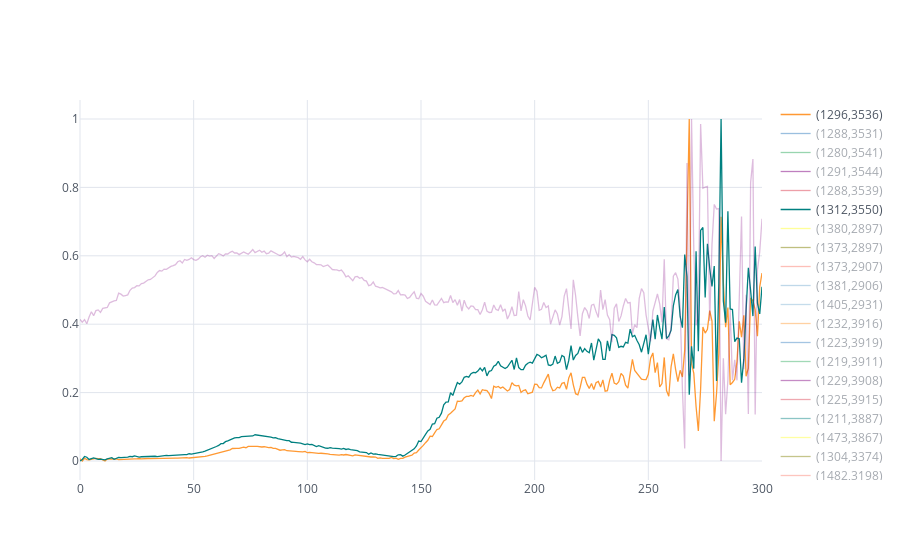

The notebook cell this image was saved under:
### Code cell
X, Y = 617173.243332,  4875981.89213
latlon = utm.to_latlon(easting=X, northing=Y, northern=True, zone_number=17)
m = folium.Map(location=latlon, detect_retina=True, zoom_start=16)

trainLoaderPixel = torch.utils.data.DataLoader(dataset=trainDatasetPixel, batch_size=1, shuffle=False)
columns=[]
targets=[]
pixels =[]

for i, (pixel, target, row, col) in enumerate(trainLoaderPixel):
    coords = list(zip(row.tolist(), col.tolist()))    
    for i, (r,c) in enumerate(coords):
        r = int(r)
        c = int(c)
        rc = (r,c)        
        columns.append(f"({r},{c})")
        pixels.append(pixel.numpy()[i])

        this = trainDatasetPixel.groundTruth['row,col']==rc
        gt = trainDatasetPixel.groundTruth[this]['Covertype'].tolist()[-1]
        Y = trainDatasetPixel.groundTruth[this]['Xutm'].tolist()[-1]
        X = trainDatasetPixel.groundTruth[this]['Yutm'].tolist()[-1]        
        
        latlon = utm.to_latlon(easting=X, northing=Y, northern=True, zone_number=17)
        folium.Marker(latlon, popup=f"""LatLon: {latlon} <br> Pixel: {rc} <br>""").add_to(m)

        
        #df = pd.DataFrame(pixel.numpy()[i], columns=[rc])
        #html = ply.offline.plot(df.iplot(asFigure=True), include_plotlyjs=False, output_type='div')
        #html = folium.Html(html)
        #popup = folium.Popup(html=html, parse_html=True )
        #folium.Marker(latlon, popup=popup).add_to(m)        

pixels = np.array(pixels).T
print(pixels.shape)
df = pd.DataFrame(pixels, columns=columns)
df.iplot()
        
upperLeft, bottomRight =  trainDatasetPixel.bounds
upperLeft   = utm.to_latlon(easting=upperLeft[0], northing=upperLeft[1], northern=True, zone_number=17)
bottomRight = utm.to_latlon(easting=bottomRight[0], northing=bottomRight[1], northern=True, zone_number=17)

folium.Marker(upperLeft, popup=f'Upper Left').add_to(m)
folium.Marker(bottomRight, popup=f'Bottom Right').add_to(m)

#box = np.zeros((trainDatasetPixel.gdalImage.RasterYSize, trainDatasetPixel.gdalImage.RasterXSize))
box = np.zeros((101,101))
box[0, :] = 1.0
box[100, :] = 1.0
box[:, 0] = 1.0
box[:, 100] = 1.0

folium.raster_layers.ImageOverlay(image=box, bounds=[upperLeft, bottomRight], colormap=lambda x: (1, 0, 0, x)).add_to(m)

# folium.raster_layers.ImageOverlay(name='HyperSpectral UofT', image=trainDatasetPixel.RGB, bounds=[top, bottom], opacity=0.6).add_to(m)    
display(m)

### Figure 1 — Plotly figure (JSON) as saved in the notebook; plotly's stock layout.template omitted (floating-point values rounded to 4 significant figures; data arrays with more than 128 entries replaced by an {"elided": "..."} marker saying what was removed)
{"data": [{"line": {"color": "rgba(255, 153, 51, 1.0)", "dash": "solid", "shape": "linear", "width": 1.3}, "mode": "lines", "name": "(1296,3536)", "text": "", "type": "scatter", "uid": "64bc9d58-f013-11e8-97b3-8c8590b2ceaf", "visible": true, "x": {"elided": "301 int values"}, "y": {"elided": "301 float values"}}, {"line": {"color": "rgba(55, 128, 191, 1.0)", "dash": "solid", "shape": "linear", "width": 1.3}, "mode": "lines", "name": "(1288,3531)", "text": "", "type": "scatter", "uid": "64bc9eb6-f013-11e8-9d98-8c8590b2ceaf", "visible": "legendonly", "x": {"elided": "301 int values"}, "y": {"elided": "301 float values"}}, {"line": {"color": "rgba(50, 171, 96, 1.0)", "dash": "solid", "shape": "linear", "width": 1.3}, "mode": "lines", "name": "(1280,3541)", "text": "", "type": "scatter", "uid": "64bc9f74-f013-11e8-bd21-8c8590b2ceaf", "visible": "legendonly", "x": {"elided": "301 int values"}, "y": {"elided": "301 float values"}}, {"line": {"color": "rgba(128, 0, 128, 1.0)", "dash": "solid", "shape": "linear", "width": 1.3}, "mode": "lines", "name": "(1291,3544)", "text": "", "type": "scatter", "uid": "64bca014-f013-11e8-98de-8c8590b2ceaf", "visible": "legendonly", "x": {"elided": "301 int values"}, "y": {"elided": "301 float values"}}, {"line": {"color": "rgba(219, 64, 82, 1.0)", "dash": "solid", "shape": "linear", "width": 1.3}, "mode": "lines", "name": "(1288,3539)", "text": "", "type": "scatter", "uid": "64bca0a8-f013-11e8-b73b-8c8590b2ceaf", "visible": "legendonly", "x": {"elided": "301 int values"}, "y": {"elided": "301 float values"}}, {"line": {"color": "rgba(0, 128, 128, 1.0)", "dash": "solid", "shape": "linear", "width": 1.3}, "mode": "lines", "name": "(1312,3550)", "text": "", "type": "scatter", "uid": "64bca136-f013-11e8-bdd5-8c8590b2ceaf", "visible": true, "x": {"elided": "301 int values"}, "y": {"elided": "301 float values"}}, {"line": {"color": "rgba(255, 255, 51, 1.0)", "dash": "solid", "shape": "linear", "width": 1.3}, "mode": "lines", "name": "(1380,2897)", "text": "", "type": "scatter", "uid": "64bca1cc-f013-11e8-ae59-8c8590b2ceaf", "visible": "legendonly", "x": {"elided": "301 int values"}, "y": {"elided": "301 float values"}}, {"line": {"color": "rgba(128, 128, 0, 1.0)", "dash": "solid", "shape": "linear", "width": 1.3}, "mode": "lines", "name": "(1373,2897)", "text": "", "type": "scatter", "uid": "64bca258-f013-11e8-871a-8c8590b2ceaf", "visible": "legendonly", "x": {"elided": "301 int values"}, "y": {"elided": "301 float values"}}, {"line": {"color": "rgba(251, 128, 114, 1.0)", "dash": "solid", "shape": "linear", "width": 1.3}, "mode": "lines", "name": "(1373,2907)", "text": "", "type": "scatter", "uid": "64bca2e4-f013-11e8-bd3a-8c8590b2ceaf", "visible": "legendonly", "x": {"elided": "301 int values"}, "y": {"elided": "301 float values"}}, {"line": {"color": "rgba(128, 177, 211, 1.0)", "dash": "solid", "shape": "linear", "width": 1.3}, "mode": "lines", "name": "(1381,2906)", "text": "", "type": "scatter", "uid": "64bca37a-f013-11e8-a891-8c8590b2ceaf", "visible": "legendonly", "x": {"elided": "301 int values"}, "y": {"elided": "301 float values"}}, {"line": {"color": "rgba(128, 177, 211, 0.9080459770114941)", "dash": "solid", "shape": "linear", "width": 1.3}, "mode": "lines", "name": "(1405,2931)", "text": "", "type": "scatter", "uid": "64bca406-f013-11e8-9d7d-8c8590b2ceaf", "visible": "legendonly", "x": {"elided": "301 int values"}, "y": {"elided": "301 float values"}}, {"line": {"color": "rgba(255, 153, 51, 0.9080459770114941)", "dash": "solid", "shape": "linear", "width": 1.3}, "mode": "lines", "name": "(1232,3916)", "text": "", "type": "scatter", "uid": "64bca492-f013-11e8-9fde-8c8590b2ceaf", "visible": "legendonly", "x": {"elided": "301 int values"}, "y": {"elided": "301 float values"}}, {"line": {"color": "rgba(55, 128, 191, 0.9080459770114941)", "dash": "solid", "shape": "linear", "width": 1.3}, "mode": "lines", "name": "(1223,3919)", "text": "", "type": "scatter", "uid": "64bca528-f013-11e8-a924-8c8590b2ceaf", "visible": "legendonly", "x": {"elided": "301 int values"}, "y": {"elided": "301 float values"}}, {"line": {"color": "rgba(50, 171, 96, 0.9080459770114941)", "dash": "solid", "shape": "linear", "width": 1.3}, "mode": "lines", "name": "(1219,3911)", "text": "", "type": "scatter", "uid": "64bca5b4-f013-11e8-9247-8c8590b2ceaf", "visible": "legendonly", "x": {"elided": "301 int values"}, "y": {"elided": "301 float values"}}, {"line": {"color": "rgba(128, 0, 128, 0.9080459770114941)", "dash": "solid", "shape": "linear", "width": 1.3}, "mode": "lines", "name": "(1229,3908)", "text": "", "type": "scatter", "uid": "64bca640-f013-11e8-84ed-8c8590b2ceaf", "visible": "legendonly", "x": {"elided": "301 int values"}, "y": {"elided": "301 float values"}}, {"line": {"color": "rgba(219, 64, 82, 0.9080459770114941)", "dash": "solid", "shape": "linear", "width": 1.3}, "mode": "lines", "name": "(1225,3915)", "text": "", "type": "scatter", "uid": "64bca6d8-f013-11e8-8119-8c8590b2ceaf", "visible": "legendonly", "x": {"elided": "301 int values"}, "y": {"elided": "301 float values"}}, {"line": {"color": "rgba(0, 128, 128, 0.9080459770114941)", "dash": "solid", "shape": "linear", "width": 1.3}, "mode": "lines", "name": "(1211,3887)", "text": "", "type": "scatter", "uid": "64bca762-f013-11e8-9253-8c8590b2ceaf", "visible": "legendonly", "x": {"elided": "301 int values"}, "y": {"elided": "301 float values"}}, {"line": {"color": "rgba(255, 255, 51, 0.9080459770114941)", "dash": "solid", "shape": "linear", "width": 1.3}, "mode": "lines", "name": "(1473,3867)", "text": "", "type": "scatter", "uid": "64bca7ee-f013-11e8-b132-8c8590b2ceaf", "visible": "legendonly", "x": {"elided": "301 int values"}, "y": {"elided": "301 float values"}}, {"line": {"color": "rgba(128, 128, 0, 0.9080459770114941)", "dash": "solid", "shape": "linear", "width": 1.3}, "mode": "lines", "name": "(1304,3374)", "text": "", "type": "scatter", "uid": "64bca886-f013-11e8-91d1-8c8590b2ceaf", "visible": "legendonly", "x": {"elided": "301 int values"}, "y": {"elided": "301 float values"}}, {"line": {"color": "rgba(251, 128, 114, 0.9080459770114941)", "dash": "solid", "shape": "linear", "width": 1.3}, "mode": "lines", "name": "(1482,3198)", "text": "", "type": "scatter", "uid": "64bca91a-f013-11e8-9404-8c8590b2ceaf", "visible": "legendonly", "x": {"elided": "301 int values"}, "y": {"elided": "301 float values"}}, {"line": {"color": "rgba(251, 128, 114, 0.8160919540229885)", "dash": "solid", "shape": "linear", "width": 1.3}, "mode": "lines", "name": "(1695,2914)", "text": "", "type": "scatter", "uid": "64bca9a6-f013-11e8-8db6-8c8590b2ceaf", "visible": "legendonly", "x": {"elided": "301 int values"}, "y": {"elided": "301 float values"}}, {"line": {"color": "rgba(128, 177, 211, 0.8160919540229885)", "dash": "solid", "shape": "linear", "width": 1.3}, "mode": "lines", "name": "(1677,2698)", "text": "", "type": "scatter", "uid": "64bcaa34-f013-11e8-966f-8c8590b2ceaf", "visible": "legendonly", "x": {"elided": "301 int values"}, "y": {"elided": "301 float values"}}, {"line": {"color": "rgba(255, 153, 51, 0.8160919540229885)", "dash": "solid", "shape": "linear", "width": 1.3}, "mode": "lines", "name": "(1118,2803)", "text": "", "type": "scatter", "uid": "64bcaac8-f013-11e8-88c5-8c8590b2ceaf", "visible": "legendonly", "x": {"elided": "301 int values"}, "y": {"elided": "301 float values"}}, {"line": {"color": "rgba(55, 128, 191, 0.8160919540229885)", "dash": "solid", "shape": "linear", "width": 1.3}, "mode": "lines", "name": "(959,3491)", "text": "", "type": "scatter", "uid": "64bcab54-f013-11e8-bdf9-8c8590b2ceaf", "visible": "legendonly", "x": {"elided": "301 int values"}, "y": {"elided": "301 float values"}}, {"line": {"color": "rgba(50, 171, 96, 0.8160919540229885)", "dash": "solid", "shape": "linear", "width": 1.3}, "mode": "lines", "name": "(684,2928)", "text": "", "type": "scatter", "uid": "64bcabe2-f013-11e8-ad32-8c8590b2ceaf", "visible": "legendonly", "x": {"elided": "301 int values"}, "y": {"elided": "301 float values"}}, {"line": {"color": "rgba(128, 0, 128, 0.8160919540229885)", "dash": "solid", "shape": "linear", "width": 1.3}, "mode": "lines", "name": "(415,2614)", "text": "", "type": "scatter", "uid": "64bcac76-f013-11e8-bab0-8c8590b2ceaf", "visible": "legendonly", "x": {"elided": "301 int values"}, "y": {"elided": "301 float values"}}, {"line": {"color": "rgba(219, 64, 82, 0.8160919540229885)", "dash": "solid", "shape": "linear", "width": 1.3}, "mode": "lines", "name": "(295,2467)", "text": "", "type": "scatter", "uid": "64bcad02-f013-11e8-93c7-8c8590b2ceaf", "visible": "legendonly", "x": {"elided": "301 int values"}, "y": {"elided": "301 float values"}}, {"line": {"color": "rgba(0, 128, 128, 0.8160919540229885)", "dash": "solid", "shape": "linear", "width": 1.3}, "mode": "lines", "name": "(541,1978)", "text": "", "type": "scatter", "uid": "64bcad8c-f013-11e8-b1d6-8c8590b2ceaf", "visible": "legendonly", "x": {"elided": "301 int values"}, "y": {"elided": "301 float values"}}, {"line": {"color": "rgba(255, 255, 51, 0.8160919540229885)", "dash": "solid", "shape": "linear", "width": 1.3}, "mode": "lines", "name": "(790,1882)", "text": "", "type": "scatter", "uid": "64bcae24-f013-11e8-bb77-8c8590b2ceaf", "visible": "legendonly", "x": {"elided": "301 int values"}, "y": {"elided": "301 float values"}}, {"line": {"color": "rgba(128, 128, 0, 0.8160919540229885)", "dash": "solid", "shape": "linear", "width": 1.3}, "mode": "lines", "name": "(964,2209)", "text": "", "type": "scatter", "uid": "64bcaeb0-f013-11e8-8095-8c8590b2ceaf", "visible": "legendonly", "x": {"elided": "301 int values"}, "y": {"elided": "301 float values"}}, {"line": {"color": "rgba(128, 128, 0, 0.7241379310344827)", "dash": "solid", "shape": "linear", "width": 1.3}, "mode": "lines", "name": "(1395,2392)", "text": "", "type": "scatter", "uid": "64bcaf46-f013-11e8-9107-8c8590b2ceaf", "visible": "legendonly", "x": {"elided": "301 int values"}, "y": {"elided": "301 float values"}}, {"line": {"color": "rgba(251, 128, 114, 0.7241379310344827)", "dash": "solid", "shape": "linear", "width": 1.3}, "mode": "lines", "name": "(1881,2256)", "text": "", "type": "scatter", "uid": "64bcafd2-f013-11e8-9311-8c8590b2ceaf", "visible": "legendonly", "x": {"elided": "301 int values"}, "y": {"elided": "301 float values"}}, {"line": {"color": "rgba(128, 177, 211, 0.7241379310344827)", "dash": "solid", "shape": "linear", "width": 1.3}, "mode": "lines", "name": "(2513,1740)", "text": "", "type": "scatter", "uid": "64bcb068-f013-11e8-b88d-8c8590b2ceaf", "visible": "legendonly", "x": {"elided": "301 int values"}, "y": {"elided": "301 float values"}}, {"line": {"color": "rgba(255, 153, 51, 0.7241379310344827)", "dash": "solid", "shape": "linear", "width": 1.3}, "mode": "lines", "name": "(2717,1433)", "text": "", "type": "scatter", "uid": "64bcb0f4-f013-11e8-86f3-8c8590b2ceaf", "visible": "legendonly", "x": {"elided": "301 int values"}, "y": {"elided": "301 float values"}}, {"line": {"color": "rgba(55, 128, 191, 0.7241379310344827)", "dash": "solid", "shape": "linear", "width": 1.3}, "mode": "lines", "name": "(2520,929)", "text": "", "type": "scatter", "uid": "64bcb180-f013-11e8-8c0a-8c8590b2ceaf", "visible": "legendonly", "x": {"elided": "301 int values"}, "y": {"elided": "301 float values"}}, {"line": {"color": "rgba(50, 171, 96, 0.7241379310344827)", "dash": "solid", "shape": "linear", "width": 1.3}, "mode": "lines", "name": "(2303,295)", "text": "", "type": "scatter", "uid": "64bcb20c-f013-11e8-8b4f-8c8590b2ceaf", "visible": "legendonly", "x": {"elided": "301 int values"}, "y": {"elided": "301 float values"}}, {"line": {"color": "rgba(128, 0, 128, 0.7241379310344827)", "dash": "solid", "shape": "linear", "width": 1.3}, "mode": "lines", "name": "(2098,851)", "text": "", "type": "scatter", "uid": "64bcb298-f013-11e8-a6e2-8c8590b2ceaf", "visible": "legendonly", "x": {"elided": "301 int values"}, "y": {"elided": "301 float values"}}, {"line": {"color": "rgba(219, 64, 82, 0.7241379310344827)", "dash": "solid", "shape": "linear", "width": 1.3}, "mode": "lines", "name": "(2188,1411)", "text": "", "type": "scatter", "uid": "64bcb32e-f013-11e8-b7b5-8c8590b2ceaf", "visible": "legendonly", "x": {"elided": "301 int values"}, "y": {"elided": "301 float values"}}, {"line": {"color": "rgba(0, 128, 128, 0.7241379310344827)", "dash": "solid", "shape": "linear", "width": 1.3}, "mode": "lines", "name": "(1757,1132)", "text": "", "type": "scatter", "uid": "64bcb3ba-f013-11e8-adda-8c8590b2ceaf", "visible": "legendonly", "x": {"elided": "301 int values"}, "y": {"elided": "301 float values"}}, {"line": {"color": "rgba(255, 255, 51, 0.7241379310344827)", "dash": "solid", "shape": "linear", "width": 1.3}, "mode": "lines", "name": "(1716,1574)", "text": "", "type": "scatter", "uid": "64bcb446-f013-11e8-ae3c-8c8590b2ceaf", "visible": "legendonly", "x": {"elided": "301 int values"}, "y": {"elided": "301 float values"}}, {"line": {"color": "rgba(255, 255, 51, 0.632183908045977)", "dash": "solid", "shape": "linear", "width": 1.3}, "mode": "lines", "name": "(579,3443)", "text": "", "type": "scatter", "uid": "64bcb4d2-f013-11e8-9f6b-8c8590b2ceaf", "visible": "legendonly", "x": {"elided": "301 int values"}, "y": {"elided": "301 float values"}}, {"line": {"color": "rgba(128, 128, 0, 0.632183908045977)", "dash": "solid", "shape": "linear", "width": 1.3}, "mode": "lines", "name": "(767,3610)", "text": "", "type": "scatter", "uid": "64bcb568-f013-11e8-b8a1-8c8590b2ceaf", "visible": "legendonly", "x": {"elided": "301 int values"}, "y": {"elided": "301 float values"}}, {"line": {"color": "rgba(251, 128, 114, 0.632183908045977)", "dash": "solid", "shape": "linear", "width": 1.3}, "mode": "lines", "name": "(1145,3126)", "text": "", "type": "scatter", "uid": "64bcb5f4-f013-11e8-b390-8c8590b2ceaf", "visible": "legendonly", "x": {"elided": "301 int values"}, "y": {"elided": "301 float values"}}, {"line": {"color": "rgba(128, 177, 211, 0.632183908045977)", "dash": "solid", "shape": "linear", "width": 1.3}, "mode": "lines", "name": "(1185,2395)", "text": "", "type": "scatter", "uid": "64bcb680-f013-11e8-a95e-8c8590b2ceaf", "visible": "legendonly", "x": {"elided": "301 int values"}, "y": {"elided": "301 float values"}}, {"line": {"color": "rgba(255, 153, 51, 0.632183908045977)", "dash": "solid", "shape": "linear", "width": 1.3}, "mode": "lines", "name": "(998,2959)", "text": "", "type": "scatter", "uid": "64bcb718-f013-11e8-9070-8c8590b2ceaf", "visible": "legendonly", "x": {"elided": "301 int values"}, "y": {"elided": "301 float values"}}, {"line": {"color": "rgba(55, 128, 191, 0.632183908045977)", "dash": "solid", "shape": "linear", "width": 1.3}, "mode": "lines", "name": "(1017,2932)", "text": "", "type": "scatter", "uid": "64bcb7a2-f013-11e8-8521-8c8590b2ceaf", "visible": "legendonly", "x": {"elided": "301 int values"}, "y": {"elided": "301 float values"}}, {"line": {"color": "rgba(50, 171, 96, 0.632183908045977)", "dash": "solid", "shape": "linear", "width": 1.3}, "mode": "lines", "name": "(1206,3209)", "text": "", "type": "scatter", "uid": "64bcb82e-f013-11e8-a9f2-8c8590b2ceaf", "visible": "legendonly", "x": {"elided": "301 int values"}, "y": {"elided": "301 float values"}}, {"line": {"color": "rgba(128, 0, 128, 0.632183908045977)", "dash": "solid", "shape": "linear", "width": 1.3}, "mode": "lines", "name": "(1397,3257)", "text": "", "type": "scatter", "uid": "64bcb978-f013-11e8-ae48-8c8590b2ceaf", "visible": "legendonly", "x": {"elided": "301 int values"}, "y": {"elided": "301 float values"}}, {"line": {"color": "rgba(219, 64, 82, 0.632183908045977)", "dash": "solid", "shape": "linear", "width": 1.3}, "mode": "lines", "name": "(1429,3258)", "text": "", "type": "scatter", "uid": "64bcbb8a-f013-11e8-ad43-8c8590b2ceaf", "visible": "legendonly", "x": {"elided": "301 int values"}, "y": {"elided": "301 float values"}}, {"line": {"color": "rgba(0, 128, 128, 0.632183908045977)", "dash": "solid", "shape": "linear", "width": 1.3}, "mode": "lines", "name": "(2350,250)", "text": "", "type": "scatter", "uid": "64bcbc1e-f013-11e8-b9f9-8c8590b2ceaf", "visible": "legendonly", "x": {"elided": "301 int values"}, "y": {"elided": "301 float values"}}, {"line": {"color": "rgba(0, 128, 128, 0.5402298850574712)", "dash": "solid", "shape": "linear", "width": 1.3}, "mode": "lines", "name": "(1807,1929)", "text": "", "type": "scatter", "uid": "64bcbd4c-f013-11e8-8faf-8c8590b2ceaf", "visible": "legendonly", "x": {"elided": "301 int values"}, "y": {"elided": "301 float values"}}, {"line": {"color": "rgba(255, 255, 51, 0.5402298850574712)", "dash": "solid", "shape": "linear", "width": 1.3}, "mode": "lines", "name": "(1720,1657)", "text": "", "type": "scatter", "uid": "64bcbeb4-f013-11e8-87a7-8c8590b2ceaf", "visible": "legendonly", "x": {"elided": "301 int values"}, "y": {"elided": "301 float values"}}, {"line": {"color": "rgba(128, 128, 0, 0.5402298850574712)", "dash": "solid", "shape": "linear", "width": 1.3}, "mode": "lines", "name": "(1596,1686)", "text": "", "type": "scatter", "uid": "64bcbf4a-f013-11e8-9b44-8c8590b2ceaf", "visible": "legendonly", "x": {"elided": "301 int values"}, "y": {"elided": "301 float values"}}, {"line": {"color": "rgba(251, 128, 114, 0.5402298850574712)", "dash": "solid", "shape": "linear", "width": 1.3}, "mode": "lines", "name": "(1707,1696)", "text": "", "type": "scatter", "uid": "64bcc0ee-f013-11e8-a05f-8c8590b2ceaf", "visible": "legendonly", "x": {"elided": "301 int values"}, "y": {"elided": "301 float values"}}, {"line": {"color": "rgba(128, 177, 211, 0.5402298850574712)", "dash": "solid", "shape": "linear", "width": 1.3}, "mode": "lines", "name": "(1678,1617)", "text": "", "type": "scatter", "uid": "64bcc17a-f013-11e8-a7ca-8c8590b2ceaf", "visible": "legendonly", "x": {"elided": "301 int values"}, "y": {"elided": "301 float values"}}, {"line": {"color": "rgba(255, 153, 51, 0.5402298850574712)", "dash": "solid", "shape": "linear", "width": 1.3}, "mode": "lines", "name": "(1611,1595)", "text": "", "type": "scatter", "uid": "64bcc2d8-f013-11e8-9f0d-8c8590b2ceaf", "visible": "legendonly", "x": {"elided": "301 int values"}, "y": {"elided": "301 float values"}}, {"line": {"color": "rgba(55, 128, 191, 0.5402298850574712)", "dash": "solid", "shape": "linear", "width": 1.3}, "mode": "lines", "name": "(485,2455)", "text": "", "type": "scatter", "uid": "64bcc474-f013-11e8-820f-8c8590b2ceaf", "visible": "legendonly", "x": {"elided": "301 int values"}, "y": {"elided": "301 float values"}}, {"line": {"color": "rgba(50, 171, 96, 0.5402298850574712)", "dash": "solid", "shape": "linear", "width": 1.3}, "mode": "lines", "name": "(481,2539)", "text": "", "type": "scatter", "uid": "64bcc4fe-f013-11e8-b691-8c8590b2ceaf", "visible": "legendonly", "x": {"elided": "301 int values"}, "y": {"elided": "301 float values"}}, {"line": {"color": "rgba(128, 0, 128, 0.5402298850574712)", "dash": "solid", "shape": "linear", "width": 1.3}, "mode": "lines", "name": "(977,2048)", "text": "", "type": "scatter", "uid": "64bcc58a-f013-11e8-8a3b-8c8590b2ceaf", "visible": "legendonly", "x": {"elided": "301 int values"}, "y": {"elided": "301 float values"}}, {"line": {"color": "rgba(219, 64, 82, 0.5402298850574712)", "dash": "solid", "shape": "linear", "width": 1.3}, "mode": "lines", "name": "(1045,2126)", "text": "", "type": "scatter", "uid": "64bcc618-f013-11e8-87ac-8c8590b2ceaf", "visible": "legendonly", "x": {"elided": "301 int values"}, "y": {"elided": "301 float values"}}, {"line": {"color": "rgba(219, 64, 82, 0.4482758620689656)", "dash": "solid", "shape": "linear", "width": 1.3}, "mode": "lines", "name": "(1607,2316)", "text": "", "type": "scatter", "uid": "64bcc698-f013-11e8-afcd-8c8590b2ceaf", "visible": "legendonly", "x": {"elided": "301 int values"}, "y": {"elided": "301 float values"}}, {"line": {"color": "rgba(0, 128, 128, 0.4482758620689656)", "dash": "solid", "shape": "linear", "width": 1.3}, "mode": "lines", "name": "(1634,2284)", "text": "", "type": "scatter", "uid": "64bcc724-f013-11e8-b418-8c8590b2ceaf", "visible": "legendonly", "x": {"elided": "301 int values"}, "y": {"elided": "301 float values"}}, {"line": {"color": "rgba(255, 255, 51, 0.4482758620689656)", "dash": "solid", "shape": "linear", "width": 1.3}, "mode": "lines", "name": "(2514,1914)", "text": "", "type": "scatter", "uid": "64bcc7a6-f013-11e8-9fd9-8c8590b2ceaf", "visible": "legendonly", "x": {"elided": "301 int values"}, "y": {"elided": "301 float values"}}, {"line": {"color": "rgba(128, 128, 0, 0.4482758620689656)", "dash": "solid", "shape": "linear", "width": 1.3}, "mode": "lines", "name": "(2529,2001)", "text": "", "type": "scatter", "uid": "64bcc834-f013-11e8-9c0e-8c8590b2ceaf", "visible": "legendonly", "x": {"elided": "301 int values"}, "y": {"elided": "301 float values"}}, {"line": {"color": "rgba(251, 128, 114, 0.4482758620689656)", "dash": "solid", "shape": "linear", "width": 1.3}, "mode": "lines", "name": "(2565,1965)", "text": "", "type": "scatter", "uid": "64bcc8be-f013-11e8-bf52-8c8590b2ceaf", "visible": "legendonly", "x": {"elided": "301 int values"}, "y": {"elided": "301 float values"}}, {"line": {"color": "rgba(128, 177, 211, 0.4482758620689656)", "dash": "solid", "shape": "linear", "width": 1.3}, "mode": "lines", "name": "(1923,643)", "text": "", "type": "scatter", "uid": "64bcc940-f013-11e8-8be4-8c8590b2ceaf", "visible": "legendonly", "x": {"elided": "301 int values"}, "y": {"elided": "301 float values"}}, {"line": {"color": "rgba(255, 153, 51, 0.4482758620689656)", "dash": "solid", "shape": "linear", "width": 1.3}, "mode": "lines", "name": "(1890,807)", "text": "", "type": "scatter", "uid": "64bcc9cc-f013-11e8-aa8a-8c8590b2ceaf", "visible": "legendonly", "x": {"elided": "301 int values"}, "y": {"elided": "301 float values"}}, {"line": {"color": "rgba(55, 128, 191, 0.4482758620689656)", "dash": "solid", "shape": "linear", "width": 1.3}, "mode": "lines", "name": "(1049,3354)", "text": "", "type": "scatter", "uid": "64bcca4c-f013-11e8-8307-8c8590b2ceaf", "visible": "legendonly", "x": {"elided": "301 int values"}, "y": {"elided": "301 float values"}}, {"line": {"color": "rgba(50, 171, 96, 0.4482758620689656)", "dash": "solid", "shape": "linear", "width": 1.3}, "mode": "lines", "name": "(1050,3165)", "text": "", "type": "scatter", "uid": "64bccada-f013-11e8-b855-8c8590b2ceaf", "visible": "legendonly", "x": {"elided": "301 int values"}, "y": {"elided": "301 float values"}}, {"line": {"color": "rgba(128, 0, 128, 0.4482758620689656)", "dash": "solid", "shape": "linear", "width": 1.3}, "mode": "lines", "name": "(1016,3275)", "text": "", "type": "scatter", "uid": "64bccb5c-f013-11e8-86f5-8c8590b2ceaf", "visible": "legendonly", "x": {"elided": "301 int values"}, "y": {"elided": "301 float values"}}, {"line": {"color": "rgba(128, 0, 128, 0.3563218390804597)", "dash": "solid", "shape": "linear", "width": 1.3}, "mode": "lines", "name": "(376,2837)", "text": "", "type": "scatter", "uid": "64bccbde-f013-11e8-806b-8c8590b2ceaf", "visible": "legendonly", "x": {"elided": "301 int values"}, "y": {"elided": "301 float values"}}, {"line": {"color": "rgba(219, 64, 82, 0.3563218390804597)", "dash": "solid", "shape": "linear", "width": 1.3}, "mode": "lines", "name": "(350,2803)", "text": "", "type": "scatter", "uid": "64bccc68-f013-11e8-bfa3-8c8590b2ceaf", "visible": "legendonly", "x": {"elided": "301 int values"}, "y": {"elided": "301 float values"}}, {"line": {"color": "rgba(0, 128, 128, 0.3563218390804597)", "dash": "solid", "shape": "linear", "width": 1.3}, "mode": "lines", "name": "(530,2941)", "text": "", "type": "scatter", "uid": "64bcccec-f013-11e8-92f8-8c8590b2ceaf", "visible": "legendonly", "x": {"elided": "301 int values"}, "y": {"elided": "301 float values"}}, {"line": {"color": "rgba(255, 255, 51, 0.3563218390804597)", "dash": "solid", "shape": "linear", "width": 1.3}, "mode": "lines", "name": "(511,2869)", "text": "", "type": "scatter", "uid": "64bccd78-f013-11e8-9041-8c8590b2ceaf", "visible": "legendonly", "x": {"elided": "301 int values"}, "y": {"elided": "301 float values"}}, {"line": {"color": "rgba(128, 128, 0, 0.3563218390804597)", "dash": "solid", "shape": "linear", "width": 1.3}, "mode": "lines", "name": "(520,2770)", "text": "", "type": "scatter", "uid": "64bccdfa-f013-11e8-adf5-8c8590b2ceaf", "visible": "legendonly", "x": {"elided": "301 int values"}, "y": {"elided": "301 float values"}}, {"line": {"color": "rgba(251, 128, 114, 0.3563218390804597)", "dash": "solid", "shape": "linear", "width": 1.3}, "mode": "lines", "name": "(500,2938)", "text": "", "type": "scatter", "uid": "64bcce7a-f013-11e8-9c65-8c8590b2ceaf", "visible": "legendonly", "x": {"elided": "301 int values"}, "y": {"elided": "301 float values"}}, {"line": {"color": "rgba(128, 177, 211, 0.3563218390804597)", "dash": "solid", "shape": "linear", "width": 1.3}, "mode": "lines", "name": "(539,2848)", "text": "", "type": "scatter", "uid": "64bccefe-f013-11e8-98b7-8c8590b2ceaf", "visible": "legendonly", "x": {"elided": "301 int values"}, "y": {"elided": "301 float values"}}, {"line": {"color": "rgba(255, 153, 51, 0.3563218390804597)", "dash": "solid", "shape": "linear", "width": 1.3}, "mode": "lines", "name": "(549,2789)", "text": "", "type": "scatter", "uid": "64bccf80-f013-11e8-bfc2-8c8590b2ceaf", "visible": "legendonly", "x": {"elided": "301 int values"}, "y": {"elided": "301 float values"}}, {"line": {"color": "rgba(55, 128, 191, 0.3563218390804597)", "dash": "solid", "shape": "linear", "width": 1.3}, "mode": "lines", "name": "(305,3220)", "text": "", "type": "scatter", "uid": "64bcd002-f013-11e8-9c4c-8c8590b2ceaf", "visible": "legendonly", "x": {"elided": "301 int values"}, "y": {"elided": "301 float values"}}, {"line": {"color": "rgba(50, 171, 96, 0.3563218390804597)", "dash": "solid", "shape": "linear", "width": 1.3}, "mode": "lines", "name": "(330,3251)", "text": "", "type": "scatter", "uid": "64bcd086-f013-11e8-a8c0-8c8590b2ceaf", "visible": "legendonly", "x": {"elided": "301 int values"}, "y": {"elided": "301 float values"}}, {"line": {"color": "rgba(50, 171, 96, 0.2643678160919541)", "dash": "solid", "shape": "linear", "width": 1.3}, "mode": "lines", "name": "(17,3399)", "text": "", "type": "scatter", "uid": "64bcd106-f013-11e8-9592-8c8590b2ceaf", "visible": "legendonly", "x": {"elided": "301 int values"}, "y": {"elided": "301 float values"}}, {"line": {"color": "rgba(128, 0, 128, 0.2643678160919541)", "dash": "solid", "shape": "linear", "width": 1.3}, "mode": "lines", "name": "(50,3334)", "text": "", "type": "scatter", "uid": "64bcd188-f013-11e8-8fc9-8c8590b2ceaf", "visible": true, "x": {"elided": "301 int values"}, "y": {"elided": "301 float values"}}, {"line": {"color": "rgba(219, 64, 82, 0.2643678160919541)", "dash": "solid", "shape": "linear", "width": 1.3}, "mode": "lines", "name": "(303,3142)", "text": "", "type": "scatter", "uid": "64bcd28c-f013-11e8-a1bf-8c8590b2ceaf", "visible": "legendonly", "x": {"elided": "301 int values"}, "y": {"elided": "301 float values"}}, {"line": {"color": "rgba(0, 128, 128, 0.2643678160919541)", "dash": "solid", "shape": "linear", "width": 1.3}, "mode": "lines", "name": "(170,3422)", "text": "", "type": "scatter", "uid": "64bcd318-f013-11e8-842d-8c8590b2ceaf", "visible": "legendonly", "x": {"elided": "301 int values"}, "y": {"elided": "301 float values"}}, {"line": {"color": "rgba(255, 255, 51, 0.2643678160919541)", "dash": "solid", "shape": "linear", "width": 1.3}, "mode": "lines", "name": "(31,3401)", "text": "", "type": "scatter", "uid": "64bcd3a4-f013-11e8-a930-8c8590b2ceaf", "visible": "legendonly", "x": {"elided": "301 int values"}, "y": {"elided": "301 float values"}}, {"line": {"color": "rgba(128, 128, 0, 0.2643678160919541)", "dash": "solid", "shape": "linear", "width": 1.3}, "mode": "lines", "name": "(177,3454)", "text": "", "type": "scatter", "uid": "64bcd426-f013-11e8-9090-8c8590b2ceaf", "visible": "legendonly", "x": {"elided": "301 int values"}, "y": {"elided": "301 float values"}}, {"line": {"color": "rgba(251, 128, 114, 0.2643678160919541)", "dash": "solid", "shape": "linear", "width": 1.3}, "mode": "lines", "name": "(91,3410)", "text": "", "type": "scatter", "uid": "64bcd4b4-f013-11e8-971c-8c8590b2ceaf", "visible": "legendonly", "x": {"elided": "301 int values"}, "y": {"elided": "301 float values"}}], "layout": {"autosize": true, "legend": {"bgcolor": "#FFFFFF", "font": {"color": "#4D5663"}}, "paper_bgcolor": "#FFFFFF", "plot_bgcolor": "#FFFFFF", "titlefont": {"color": "#4D5663"}, "xaxis": {"autorange": true, "gridcolor": "#E1E5ED", "range": [0, 300], "showgrid": true, "tickfont": {"color": "#4D5663"}, "title": "", "titlefont": {"color": "#4D5663"}, "type": "linear", "zerolinecolor": "#E1E5ED"}, "yaxis": {"autorange": true, "gridcolor": "#E1E5ED", "range": [-0.05556, 1.056], "showgrid": true, "tickfont": {"color": "#4D5663"}, "title": "", "titlefont": {"color": "#4D5663"}, "type": "linear", "zerolinecolor": "#E1E5ED"}}}
